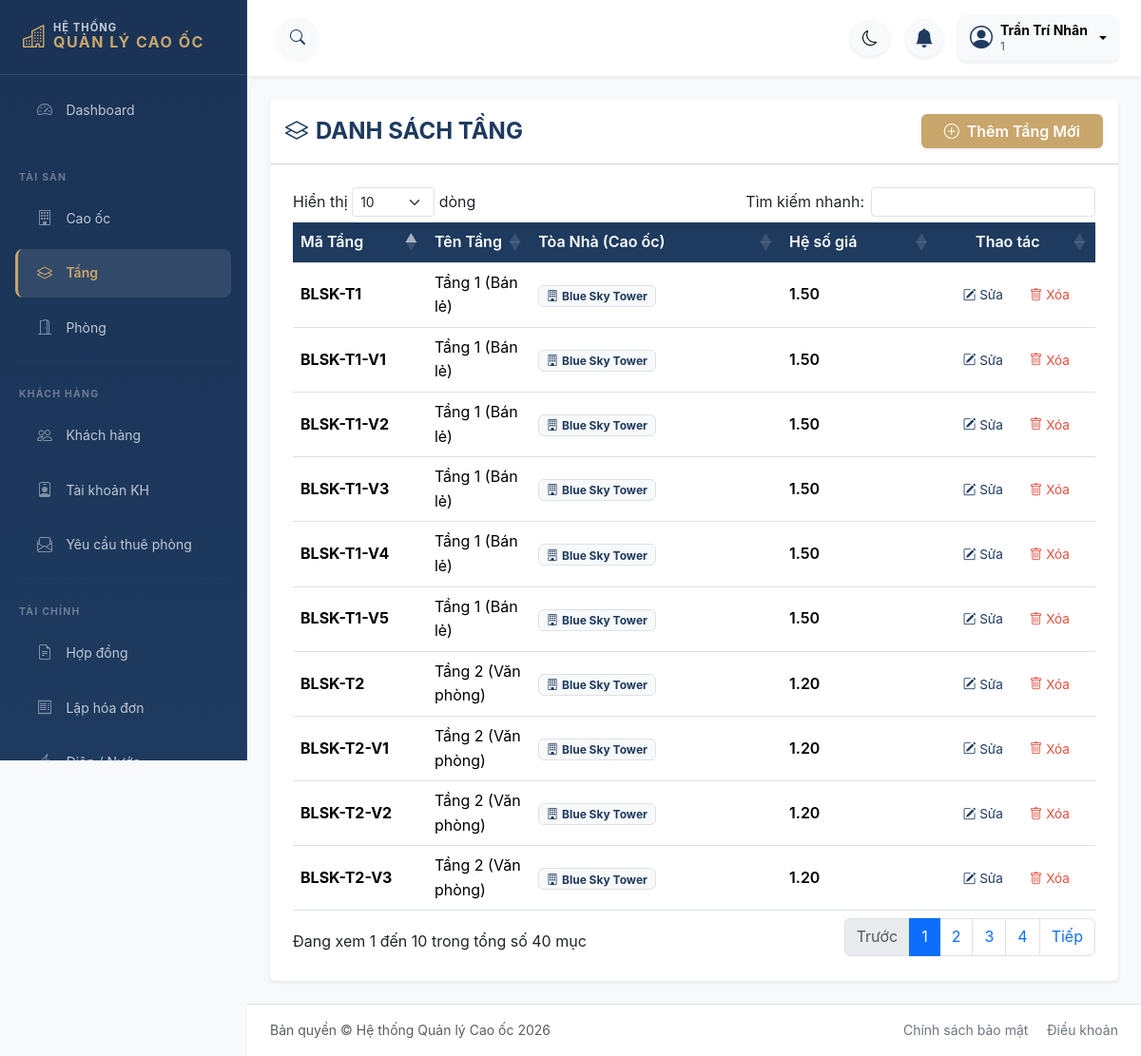
The page /modules/tang/index.php (signed in) on the database its author committed.
### tables this page shows
CREATE TABLE TANG (
    maTang VARCHAR(20) PRIMARY KEY,
    maCaoOc VARCHAR(20) NOT NULL,
    tenTang VARCHAR(100) NOT NULL,
    heSoGia DECIMAL(4,2) DEFAULT 1.00,
    deleted_at DATETIME DEFAULT NULL,
    CONSTRAINT fk_tang_cao_oc FOREIGN KEY (maCaoOc) REFERENCES CAO_OC(maCaoOc) ON DELETE CASCADE
);

CREATE TABLE CAO_OC (
    maCaoOc VARCHAR(20) PRIMARY KEY,
    tenCaoOc VARCHAR(255) NOT NULL,
    diaChi TEXT,
    soTang INT DEFAULT 0,
    deleted_at DATETIME DEFAULT NULL
);

### includes/common/functions.php (called while the page is built, shortened)
<?php
function e($chuoi): string
{
    return htmlspecialchars((string)$chuoi, ENT_QUOTES, 'UTF-8');
}

### modules/tang/index.php (the view, shortened to what this page needs)
<?php
require_once __DIR__ . '/../../includes/common/functions.php';
$db = Database::getInstance()->getConnection();
$sql = "
    SELECT t.maTang, t.tenTang, t.heSoGia, c.tenCaoOc, c.maCaoOc
    FROM TANG t
    JOIN CAO_OC c ON t.maCaoOc = c.maCaoOc
    WHERE t.deleted_at IS NULL AND c.deleted_at IS NULL
    ORDER BY c.tenCaoOc ASC, t.tenTang ASC
";
$stmt = $db->query($sql);
$dsTang = $stmt->fetchAll();
?>
<!DOCTYPE html>
<html lang="vi">
<head>
    <?php include __DIR__ . '/../../includes/admin/admin-header.php'; ?>
</head>
<body class="bg-light">
<div class="admin-layout">
    <?php include __DIR__ . '/../../includes/admin/sidebar.php'; ?>
    <div class="admin-main-wrapper flex-grow-1">
        <?php include __DIR__ . '/../../includes/admin/topbar.php'; ?>
        <main class="admin-main-content p-4">
            <div class="card shadow-sm border-0">
                <div class="card-header bg-white py-3 d-flex justify-content-between align-items-center">
                    <h2 class="h4 mb-0 text-navy fw-bold">
                        <i class="bi bi-layers me-2"></i>DANH SÁCH TẦNG
                    </h2>
                    <a href="them.php" class="btn btn-gold shadow-sm px-4">
                        <i class="bi bi-plus-circle me-2"></i>Thêm Tầng Mới
                    </a>
                </div>
                <div class="card-body p-4">
                    <div class="table-responsive">
                        <table id="tblTang" class="table table-hover align-middle table-navy table-datatable">
                            <thead>
                                <tr>
                                    <th width="120">Mã Tầng</th>
                                    <th>Tên Tầng</th>
                                    <th>Tòa Nhà (Cao ốc)</th>
                                    <th width="150">Hệ số giá</th>
                                    <th width="150" class="text-center">Thao tác</th>
                                </tr>
                            </thead>
                            <tbody>
                                <?php foreach ($dsTang as $tang): ?>
                                    <tr>
                                        <td class="fw-bold"><?= e($tang['maTang']) ?></td>
                                        <td><?= e($tang['tenTang']) ?></td>
                                        <td>
                                            <span class="badge bg-light text-navy border border-navy-subtle">
                                                <i class="bi bi-building me-1"></i><?= e($tang['tenCaoOc']) ?>
                                            </span>
                                        </td>
                                        <td>
                                            <span class="fw-semibold"><?= number_format($tang['heSoGia'], 2) ?></span>
                                        </td>
                                        <td class="text-center">
                                            <a href="sua.php?id=<?= e($tang['maTang']) ?>" class="action-link action-link--edit me-2" title="Sửa">
                                                <i class="bi bi-pencil-square"></i> Sửa
                                            </a>
                                            <a href="javascript:void(0)" onclick="xacNhanXoa('<?= e($tang['maTang']) ?>', '<?= e($tang['tenTang']) ?>')" class="action-link action-link--delete" title="Xóa">
                                                <i class="bi bi-trash"></i> Xóa
                                            </a>
                                        </td>
                                    </tr>
                                <?php endforeach; ?>
                            </tbody>
                        </table>
                    </div>
                </div>
            </div>
        </main>
        <?php include __DIR__ . '/../../includes/admin/admin-footer.php'; ?>
    </div>
</div>
</body>
</html>

### assets/css/style.css (style rules this page uses)
:root { --color-primary: #1e3a5f; --color-accent: #c9a66b; --color-background: #f4f7f9; --color-text: #1f2a44; --color-white: #ffffff; --color-success-bg: #d4edda; --color-success-text: #155724; --color-danger-bg: #f8d7da; --color-danger-text: #721c24; --color-warning-bg: #fff3cd; --color-warning-text: #e65c00; --shadow-soft: 0 4px 15px rgba(0, 0, 0, 0.05); --transition-base: all 0.3s ease-in-out; }
body { background-color: var(--color-background); color: var(--color-text); font-family: 'Inter', -apple-system, BlinkMacSystemFont, "Segoe UI", Roboto, sans-serif; line-height: 1.6; }
.admin-layout { display: flex; min-height: 100vh; align-items: stretch; }
.admin-main-wrapper { flex: 1; min-width: 0; overflow-x: hidden; display: flex; flex-direction: column; }
.admin-main-content { flex: 1; padding: 1.5rem 2rem; }

### includes/admin/admin-header.php (style rules this page uses)
body { background-color: var(--color-background); overflow-x: hidden; }
.admin-layout { display: flex; min-height: 100vh; }
.admin-main-wrapper { flex-grow: 1; display: flex; flex-direction: column; min-width: 0; transition: all 0.3s ease; }
.admin-main-content { flex-grow: 1; padding: 0.5rem 1.5rem 1.5rem; max-width: 1440px; margin: 0 auto; width: 100%; }

### modules/tang/index.php (style rules this page uses)
.table-navy thead th { background-color: #1e3a5f !important; color: #ffffff !important; font-weight: 600; }
.text-navy { color: #1e3a5f !important; }
.btn-gold { background-color: #c9a66b !important; color: #ffffff !important; border: none; transition: 0.3s; font-weight: 600; }
.action-link { text-decoration: none; padding: 0.25rem 0.5rem; border-radius: 4px; font-size: 0.85rem; transition: 0.2s; }
.action-link--edit { color: #1e3a5f; }
.action-link--delete { color: #e74c3c; }

### rows shown on the page
tang: maTang "BLSK-T1-V3", tenTang "Tầng 1 (Bán lẻ)", maCaoOc.tenCaoOc "Blue Sky Tower", heSoGia "1.50"
tang: maTang "BLSK-T1", tenTang "Tầng 1 (Bán lẻ)", maCaoOc.tenCaoOc "Blue Sky Tower", heSoGia "1.50"
tang: maTang "BLSK-T1-V5", tenTang "Tầng 1 (Bán lẻ)", maCaoOc.tenCaoOc "Blue Sky Tower", heSoGia "1.50"
tang: maTang "BLSK-T1-V2", tenTang "Tầng 1 (Bán lẻ)", maCaoOc.tenCaoOc "Blue Sky Tower", heSoGia "1.50"
tang: maTang "BLSK-T1-V4", tenTang "Tầng 1 (Bán lẻ)", maCaoOc.tenCaoOc "Blue Sky Tower", heSoGia "1.50"
tang: maTang "BLSK-T1-V1", tenTang "Tầng 1 (Bán lẻ)", maCaoOc.tenCaoOc "Blue Sky Tower", heSoGia "1.50"
tang: maTang "BLSK-T2-V1", tenTang "Tầng 2 (Văn phòng)", maCaoOc.tenCaoOc "Blue Sky Tower", heSoGia "1.20"
tang: maTang "BLSK-T2-V3", tenTang "Tầng 2 (Văn phòng)", maCaoOc.tenCaoOc "Blue Sky Tower", heSoGia "1.20"
tang: maTang "BLSK-T2", tenTang "Tầng 2 (Văn phòng)", maCaoOc.tenCaoOc "Blue Sky Tower", heSoGia "1.20"
tang: maTang "BLSK-T2-V2", tenTang "Tầng 2 (Văn phòng)", maCaoOc.tenCaoOc "Blue Sky Tower", heSoGia "1.20"

### other values the page prints
$ten_user "Trần Trí Nhân"
$user_role "1"
